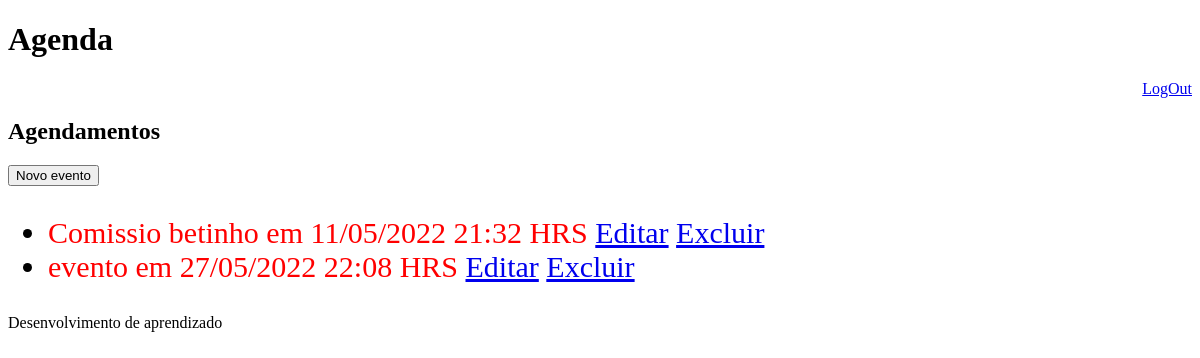
Page /agendaPassada (signed in) on the earlier database version.
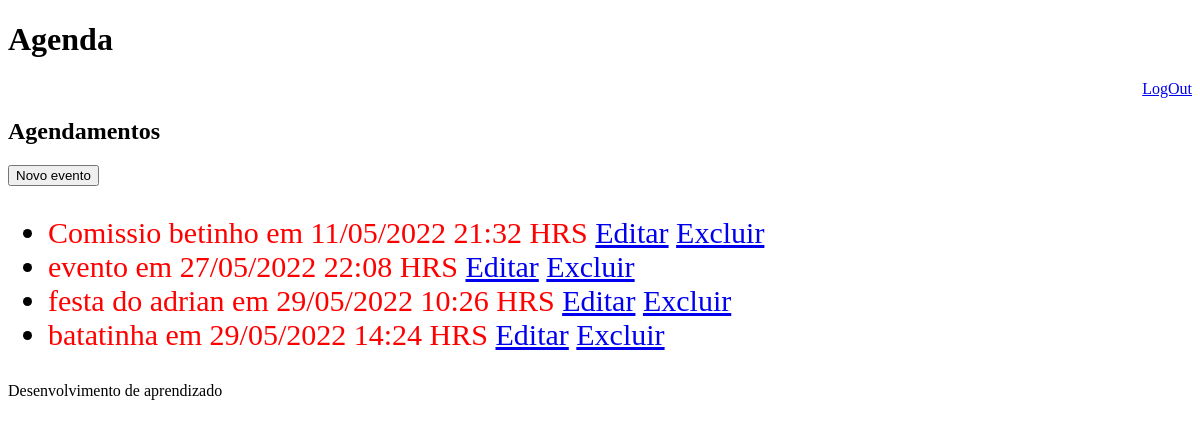
Same page on the later database version.
### core/models.py (models this page shows, shortened)
class Evento(models.Model):
    titulo = models.CharField(max_length=100)
    descricao = models.TextField(blank=True, null=True)
    local = models.TextField(blank=True, null=True)
    data_evento = models.DateTimeField(verbose_name='Data do evento')
    data_criacao = models.DateTimeField(auto_now=True, verbose_name='Data de registro')
    usuario = models.ForeignKey(User, on_delete=models.CASCADE)  # se excluir usuario, se excui todo conteudo dele
    class Meta:
        db_table = 'evento'
    def get_data_evento (self):
        return self.data_evento.strftime('%d/%m/%Y %H:%M HRS') # formatacao horario
    def __str__(self):
        return self.titulo
    def get_evento_atrasado(self):
        if(self.data_evento < datetime.now()):
            return True
    def get_evento_proximo(self):
        if(self.data_evento > (datetime.now())
                and self.data_evento < (datetime.now() + timedelta(hours=1))):
            print(self.data_evento, datetime.now())
            print((datetime.now() + timedelta(hours=1)))
            return True

### core/views.py (the view)
# urls.py: path('agendaPassada', views.lista_eventos_passados),
@login_required(login_url='/login/')
def lista_eventos_passados(request):
    usuario = request.user
    data_atual = datetime.now()
    try:
        eventos = Evento.objects.filter(usuario = usuario)
    except:
        eventos =  None
    eventos_retorno=[]
    for evento in eventos:
        if(evento.data_evento <datetime.now()):
            eventos_retorno.append(evento)
    print(eventos_retorno)
    dados = {'eventos': eventos_retorno}
    return render(request, 'agenda.html', dados)

### Templates/Agenda.html (shortened to what this page needs)
{% extends "model-page.html" %}
{% block content %}
    <h2>Agendamentos</h2>
    <a href="evento/">
        <button type="button">Novo evento</button>
    </a>
    <ul>
        {% for evento in eventos %}
             <li>
                 <div style={% if evento.get_evento_atrasado %}
                    "color:red"
                    {% endif %}>
                     <div style=>
                         {{evento.titulo}} em {{evento.get_data_evento}}
                         <a href="evento/?id={{ evento.id }}">Editar</a>
                         <a href="evento/delete/{{ evento.id }}">Excluir</a>
                    </div>
                 </div>
             </li>
        {% endfor %}
    </ul>
{%endblock%}

Differences in the rows shown:
added Evento: titulo "festa do adrian", get_data_evento "29/05/2022 10:26 HRS"
added Evento: titulo "batatinha", get_data_evento "29/05/2022 14:24 HRS"
